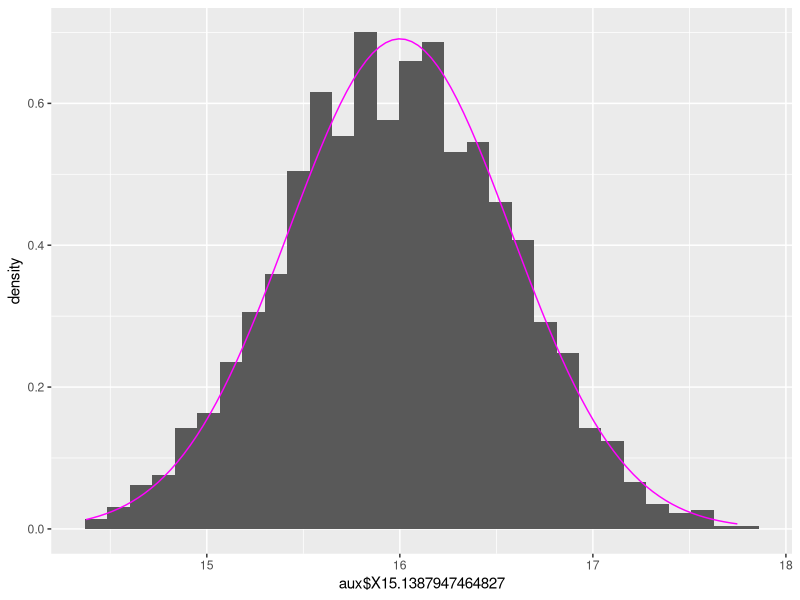
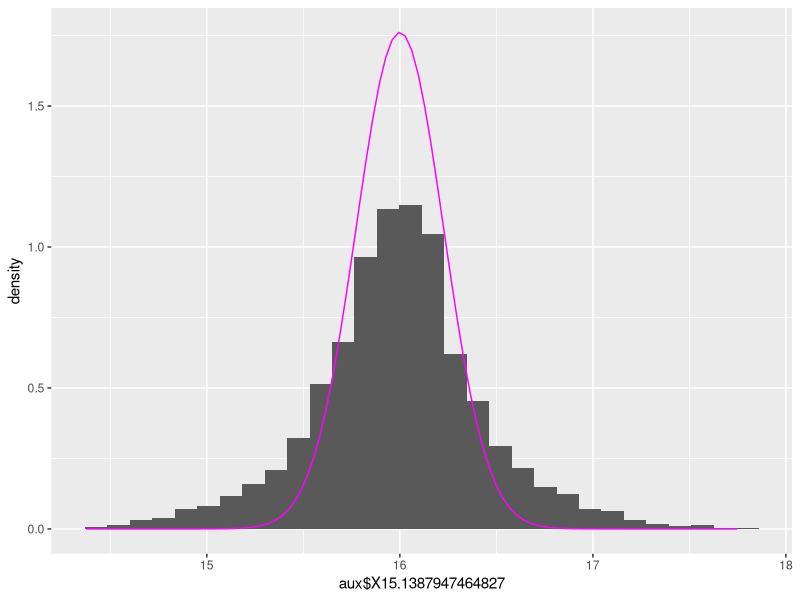
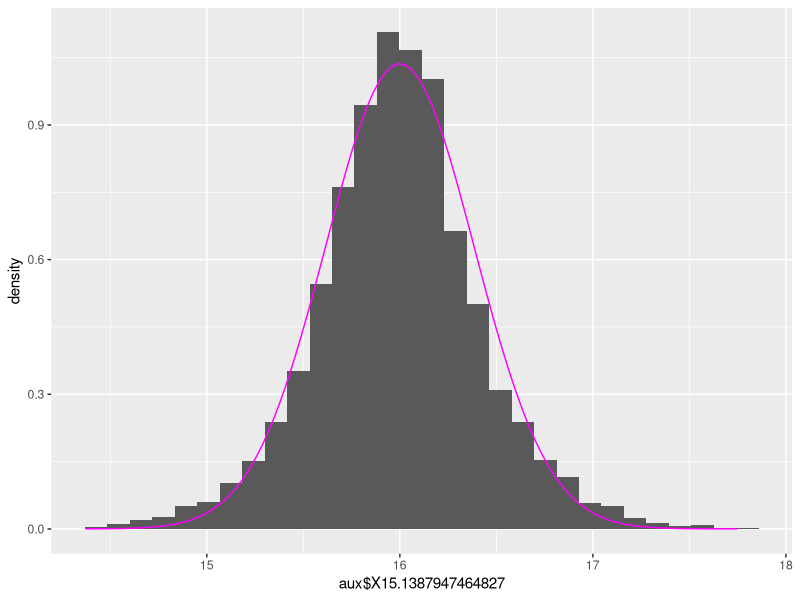

Reproduce these figures in R, in order.
library(ggplot2)
library(dplyr)
library(tidyr)
library(readxl)


set.seed(381)

vec <- c(4,26,9)

aux <- data.frame()

#colnames()

for (i in vec) {
  for (j in seq(1940)) {
    amostras <- runif(i,14,18)
    med <- mean(amostras)
    aux <- rbind(aux,c(med))
  }
  #media_total <- mean(aux$X15.1387947464827)
  #var_total <- var(aux$X15.1387947464827)
  media_total <- (14+18)/2
  var_total <- 16/12
  print(ggplot(aux,aes(aux$X15.1387947464827)) + 
        geom_histogram(aes(y=..density..)) + 
        geom_function(fun = dnorm, 
                      args = list(mean = media_total, sd = sqrt(var_total / i)),
                      color = "magenta"))
}

